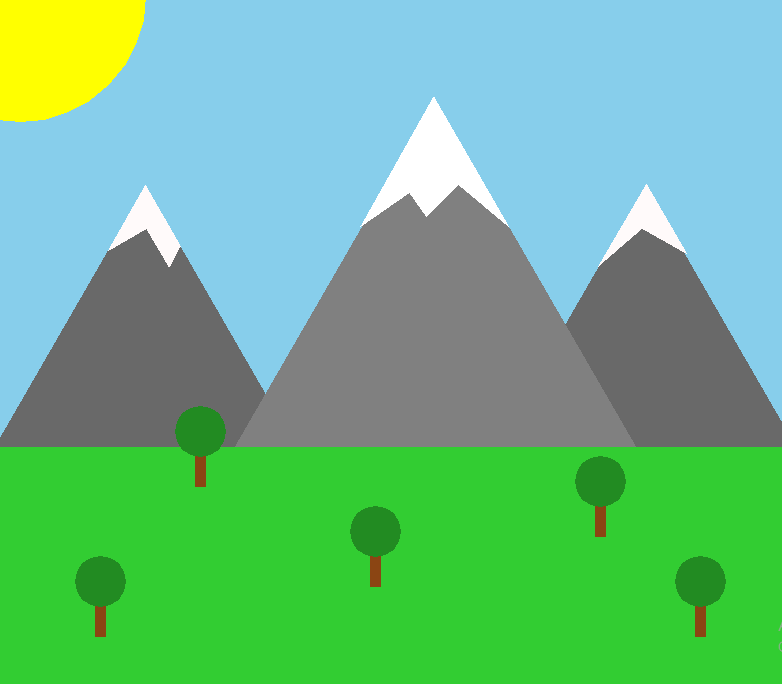

Here is the Python script that generated this plot:
from turtle import *

speed(0)
setup(800, 700)
bgcolor("skyblue")

penup()
goto(-400, -100)
pendown()

# Grass
color("limegreen")
begin_fill()
for i in range(2):
    forward(800)
    right(90)
    forward(400)
    right(90)
end_fill()

penup()
goto(-400, -100)
pendown()

# Left Mountain
color("dimgray")
begin_fill()
for i in range(3):
    forward(300)
    left(120)
end_fill()

# Right Mountain
penup()
goto(100, -100)
pendown()

color("dimgray")
begin_fill()
for i in range(3):
    forward(300)
    left(120)
end_fill()

# Middle Mountain
penup()
goto(-160, -100)
pendown()

color("gray")
begin_fill()
for i in range(3):
    forward(400)
    left(120)
end_fill()

# Middle Mountain Ice Cap
penup()
goto(-35, 120)
pendown()

color("white")
begin_fill()
left(35)
forward(60)
right(90)
forward(30)
left(100)
forward(45)
right(85)
forward(65)
left(160)
forward(150)
end_fill()

# Left Mountain Ice Cap
penup()
goto(-215, 100)
pendown()

color("snow")
begin_fill()
forward(70)
left(120)
forward(75)
left(150)
forward(45)
right(90)
forward(45)
left(120)
end_fill()

# Right Mountain Ice Cap
penup()
goto(203, 80)
pendown()

begin_fill()
forward(95)
right(120)
forward(80)
right(150)
forward(50)
left(70)
end_fill()

left(50)

# Sun
penup()
goto(-500, 350)
pendown()

color("yellow")
begin_fill()
circle(125)
end_fill()

# Tree
def tree():
    # Tree trunk
    color("saddlebrown")
    begin_fill()
    for i in range(2):
        forward(40)
        left(90)
        forward(10)
        left(90)
    end_fill()

    # Turn the turtle around
    forward(10)
    left(90)
    forward(5)

    # Leaves on the tree
    color("forestgreen")
    begin_fill()
    circle(25)
    end_fill()

    right(90)

# 1st tree
penup()
goto(-25, -200)
pendown()
tree()

# 2nd tree
penup()
goto(200, -150)
pendown()
tree()

# 3rd tree
penup()
goto(300, -250)
pendown()
tree()

# 4th tree
penup()
goto(-300, -250)
pendown()
tree()

# 5th tree
penup()
goto(-200, -100)
pendown()
tree()
